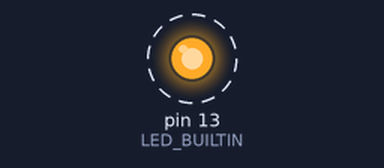
The sketch below on a simulated Arduino Uno, built with avr-gcc and run on an emulated ATmega328P. On the bench: output pins drawn as LEDs (lit = HIGH). Dashed ring = blinking.

Above: at 0.2 s.
Timing chart, 0 to 3.0 s (numbered marks = the images above):
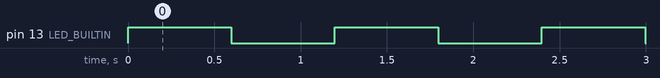

The sketch:

trabajo_en_clase_2_blink_corazon.ino
```cpp
/**
 * Trabajo 2
 *
 *
 *
 */
//un pulso cardiaco puede ir entre 60 y 100 ppm
int pulso_cardiaco_60ppm_ms=((1.0/60.0)*60*1000);//60ppm
int pulso_cardiaco_100ppm_ms=((1/100.0)*60*1000);//100ppm


void setup() {
  pinMode(LED_BUILTIN, OUTPUT);
}

void loop() {
  //DESAFIO EN CLASE
  //2. Implementa un parpadeo a velocidad similar a la de un pulso cardiac

  digitalWrite(LED_BUILTIN, HIGH);
  delay(pulso_cardiaco_100ppm_ms);
  digitalWrite(LED_BUILTIN, LOW);
  delay(pulso_cardiaco_100ppm_ms);
}
```

Measured:
- by itself, pin 13 (LED_BUILTIN): alternates HIGH for 0.60 s and LOW for 0.60 s
